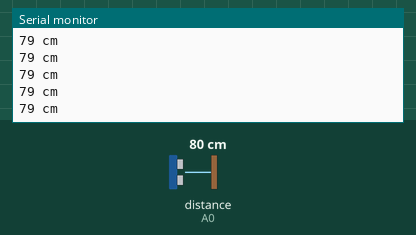
Bench run of a sketch on a simulated Arduino Uno, built with avr-gcc and run on an emulated ATmega328P. Shown: the last lines printed to the serial monitor. Wiring (inferred from the names in the program): ultrasonic range finder: trigger pin 2; echo A0. The inputs (shaded band) are chosen by the test bench; at power-on: distance to the obstacle (sensor on A0) 80 cm. The echo pulse lasts 58.3 µs per cm.

Above: at 1.2 s.
1.3 s: distance to the obstacle (sensor on A0) set to 2 cm
At 2.4 s:
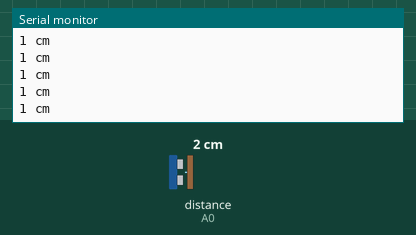
4.3 s: distance to the obstacle (sensor on A0) set to 18 cm
At 5.1 s:
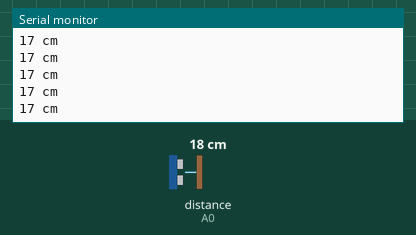
7.3 s: distance to the obstacle (sensor on A0) set to 120 cm
At 7.9 s:
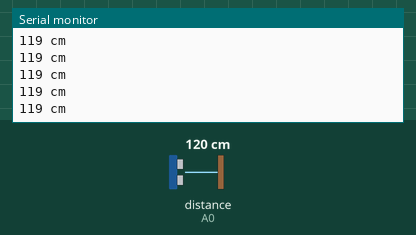
10.3 s: distance to the obstacle (sensor on A0) set to 35 cm
At 11.4 s:
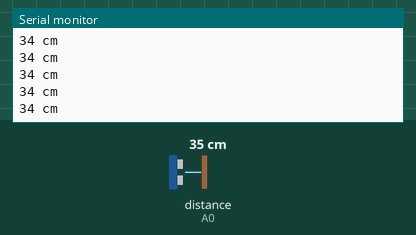
Timing chart, 0 to 13.3 s (numbered marks = the images above; inputs shaded):
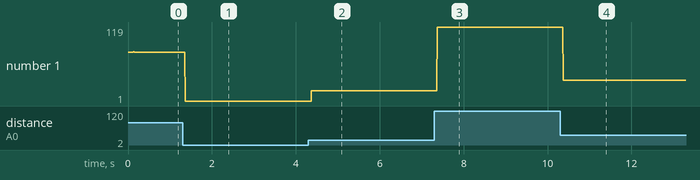

The sketch:

Simple_Sonar_Code.ino
```cpp
int trigPin= 2;
 int echoPin= A0;
// int echoPin1=A1;
// int echoPin2=A2;


void setup() {
  Serial.begin(9600);
  pinMode(trigPin, OUTPUT);
  pinMode(echoPin, INPUT);

}

void loop() {
  long duration, distance, x1, x2, x, difference;
  digitalWrite(trigPin, LOW);
  delayMicroseconds(2);
  digitalWrite(trigPin, HIGH);
  delayMicroseconds(10);
  digitalWrite(trigPin, LOW);

  duration = pulseIn(echoPin, HIGH);
  distance = (duration/2) / 29.1;
  x=distance;


  Serial.print(x);
  Serial.println(" cm   ");


}
```

Measured:
- after the input at 1.3 s, the serial monitor: prints a new line after 0.07 s (image 1)
- after the input at 4.3 s, the serial monitor: prints a new line after 0.07 s (image 2)
- after the input at 7.3 s, the serial monitor: prints a new line after 0.07 s (image 3)
- after the input at 10.3 s, the serial monitor: prints a new line after 0.08 s (image 4)
- plotted number 1: 79 → 1 after the input at 1.3 s, 1 → 17 after the input at 4.3 s, 17 → 119 after the input at 7.3 s, 119 → 34 after the input at 10.3 s
